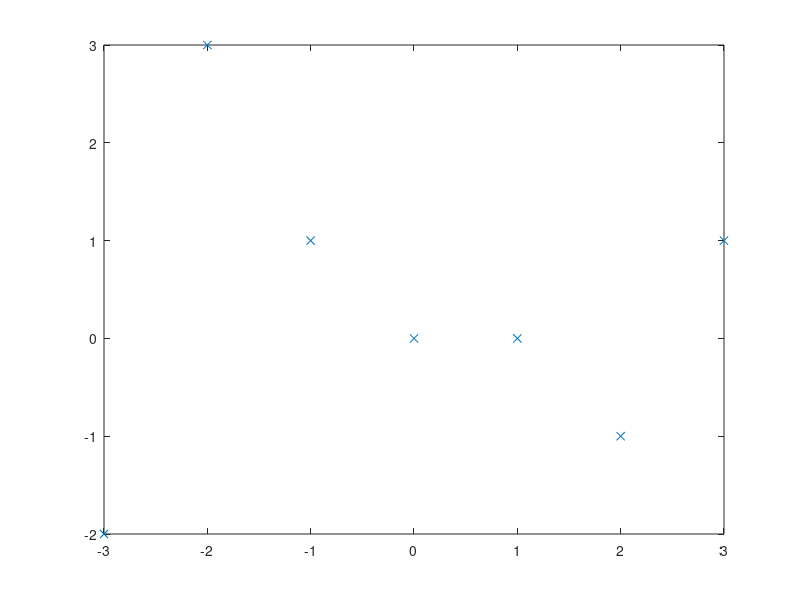

This chart was generated by the following MATLAB code: (Note: this script raises an error after producing the figure.)
% Assegnato il vettore di ascisse x=[-3:1:3] ed il vettore di ordinate
% y=[-2,3,1,0,0,-1,1] costruisce e disegna il polinomio interpolante
clear
clc

x=[-3:1:3];
xint=[-3:0.1:3];
y=[-2,3,1,0,0,-1,1];
plot(x,y,'x');
hold on;
v=interpolazioneVandermonde(x,y);
v=flip(v');
for i=1:size(xint,2)
    yint(i)=sol_polin_Horner(v,xint(i));
end
plot(xint,yint);
hold off;